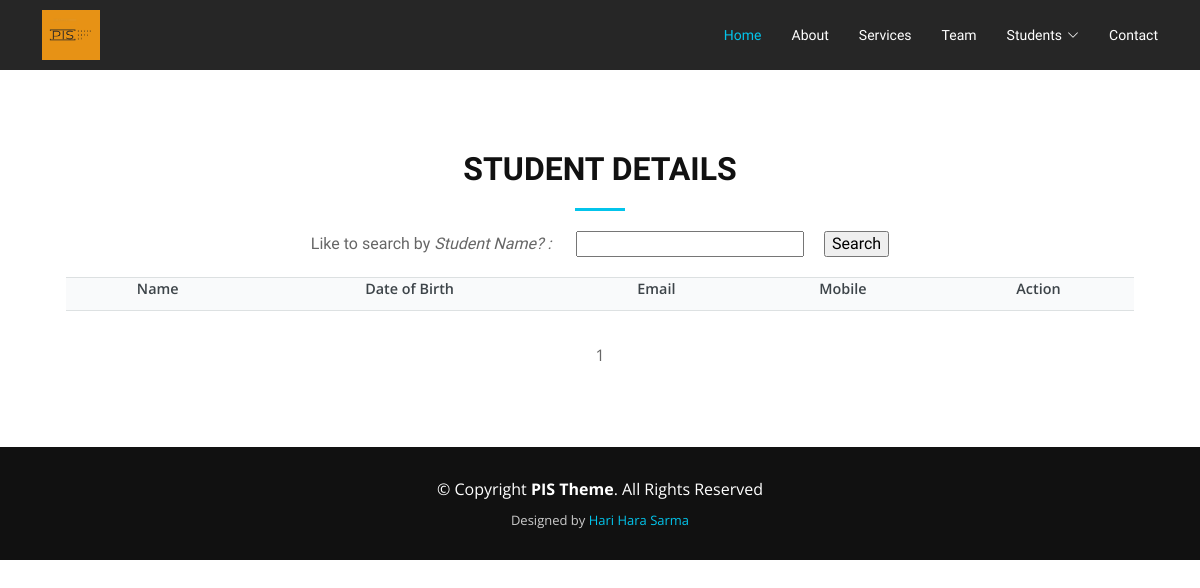
/students/, run on an earlier commit of the app's database.
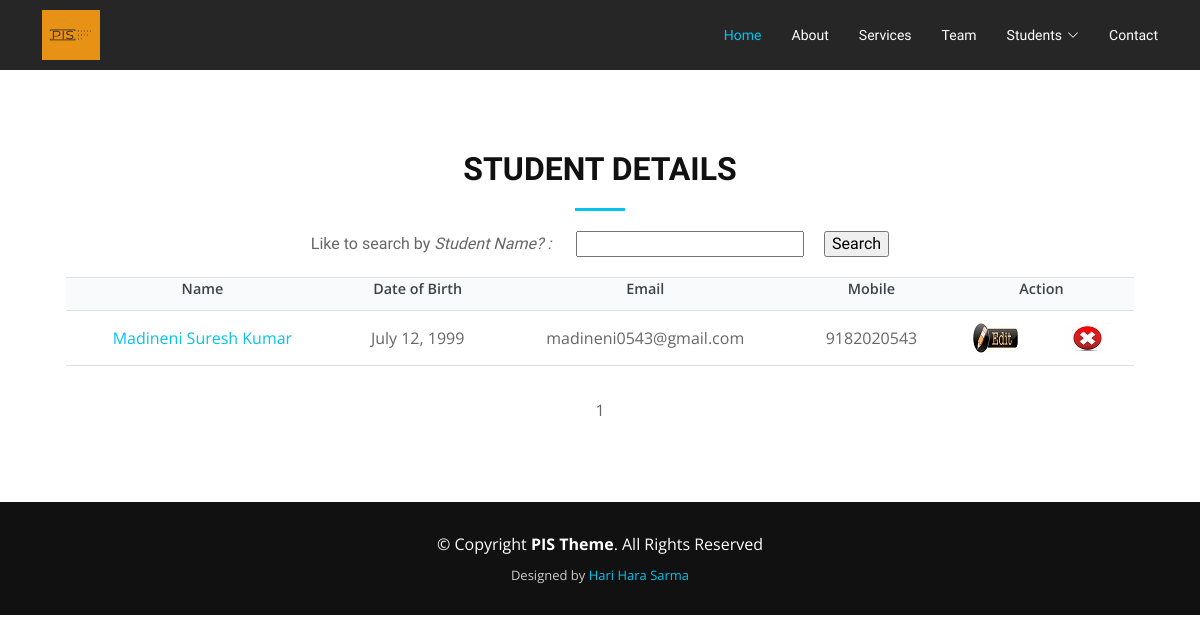
And on a later commit of the database.
### MyApp/models.py (models this page shows, shortened)
class Student(models.Model):
	batch = models.ForeignKey(Batch, on_delete=models.CASCADE)
	name = models.CharField(max_length=100)
	dob = models.DateField()
	mail_id = models.CharField(max_length=100, unique=True)
	mobile = models.CharField(max_length=13, unique=True)

### MyApp/views.py (the view)
# urls.py: path('students/', views.students),
def students(request):
	students = Student.objects.all()
	p = Paginator(students, 5)
	page_number = request.GET.get('page')
	try:
		page_obj = p.get_page(page_number)
	except PageNotAnInteger:
		page_obj = p.page(1)
	except EmptyPage:
		page_obj = p.page(p.num_pages)
	return render(request, 'students.html', {
		'page_obj': page_obj,
		'stu_names': [i.name for i in students]
		}
		)

### MyApp/Templates/students.html (shortened to what this page needs)
<!DOCTYPE html>
<html lang="en">
  {% load static %}
  <head>
    {% include 'head.html' %}
  </head>
  <body>
    {% include 'header.html' %}
    <section id="portfolio">
    <div class="container" data-aos="fade-up">
      <div class="row">
        <div class="col-md-12">
          <h3 class="section-title">Student Details</h3>
          <div class="section-title-divider"></div>
        </div>
      </div>
      <div class="row">
        <div class="col-lg-12 d-flex justify-content-center">
          <div class="container">
            <form action="/search_student/" method="POST">
              <h6 align="center">Like to search by <i>Student Name? : </i>&emsp;
              <input type="text" name="stu_name">&emsp;
              <input type="submit" value="Search">
              </h6>
            </form>
            <table>
              <tr>
                <th>Name</th>
                <th>Date of Birth</th>
                <th>Email</th>
                <th>Mobile</th>
                <th colspan="2" text-align="center">Action</th>
              </tr>
              {% for i in page_obj.object_list %}
              <tr>
                <td><a href="/view_student/{{i.id}}">{{i.name}}</a></td>
                <td>{{i.dob}}</td>
                <td>{{i.mail_id}}</td>
                <td>{{i.mobile}}</td>
                <td><a href="/edit_student/{{i.id}}"><img src="{% static 'assets/img/edit.jpg' %}" ></a></td>
                <td><a href="/delete_student/{{i.id}}"><img src="{% static 'assets/img/delete.png' %}" ></a></td>
              </tr>
            {% endfor %}
          </table>
          <center>
            <span>{{page_obj.number}}</span>
        </center>
        </div>
        </div>
      </div>
    </div>
  </section>
    {% include 'footer.html' %}
  </body>
</html>

What changed in the data, as far as the page shows it:
added Student: name "Madineni Suresh Kumar", dob "July 12, 1999", mail_id "madineni0543@gmail.com", mobile "9182020543"
